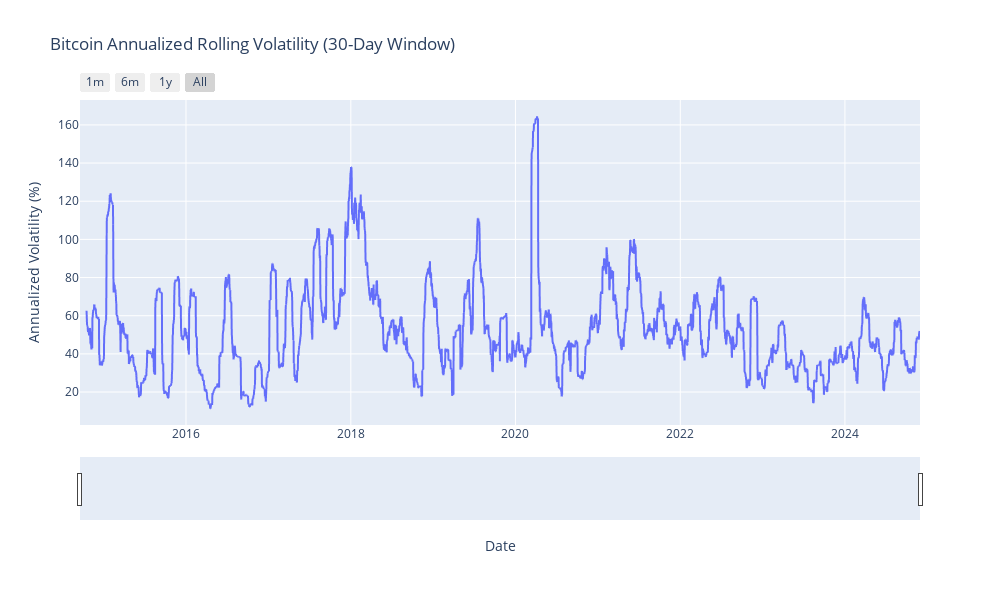

Notebook source saved alongside this figure:
### Code cell
# सुनिश्चित करें कि आपके पास आवश्यक लाइब्रेरीज़ स्थापित हैं:
# pip install plotly pandas numpy

import pandas as pd
import plotly.express as px
import numpy as np

# --- 1. कॉन्फ़िगरेशन और डेटा लोडिंग ---
file_name = "BTC-USD From 2014 To Dec-2024.csv"
WINDOW = 30 # 30-दिन की रोलिंग विंडो
ANNUALIZATION_FACTOR = np.sqrt(252) # वार्षिककरण के लिए कारक (252 ट्रेडिंग दिन)

# त्रुटि समाधान: 'latin-1' एन्कोडिंग का उपयोग करें
try:
    df = pd.read_csv(file_name, encoding='latin-1')
except Exception:
    print("Warning: Could not read file with 'latin-1' encoding. Using default.")
    df = pd.read_csv(file_name) 

df['Date'] = pd.to_datetime(df['Date'])

# --- 2. Log Return की तैयारी और सफाई ---
df['Log Return'] = pd.to_numeric(df['Log Return'], errors='coerce')
df.replace([np.inf, -np.inf], np.nan, inplace=True)
df.dropna(subset=['Log Return'], inplace=True)

# --- 3. रोलिंग अस्थिरता (Rolling Volatility) की गणना ---
# 30-दिन की रोलिंग मानक विचलन (Standard Deviation) की गणना
df['Rolling Volatility (Daily)'] = df['Log Return'].rolling(window=WINDOW).std()

# वार्षिक अस्थिरता (Annualized Volatility) की गणना और प्रतिशत में बदलना
df['Annualized Volatility (%)'] = df['Rolling Volatility (Daily)'] * ANNUALIZATION_FACTOR * 100

# --- 4. प्लॉट बनाना ---
fig = px.line(df,
              x='Date',
              y='Annualized Volatility (%)',
              title=f'Bitcoin Annualized Rolling Volatility ({WINDOW}-Day Window)')

# --- 5. लेआउट और ड्रिल-डाउन सुविधाएँ जोड़ना ---
fig.update_xaxes(
    rangeslider_visible=True,
    rangeselector=dict(
        buttons=list([
            dict(count=1, label="1m", step="month", stepmode="backward"),
            dict(count=6, label="6m", step="month", stepmode="backward"),
            dict(count=1, label="1y", step="year", stepmode="backward"),
            dict(step="all", label="All")
        ])
    )
)

fig.update_layout(
    xaxis_title="Date",
    yaxis_title="Annualized Volatility (%)",
    hovermode="x unified",
    width=1000,
    height=600
)

# प्लॉट प्रदर्शित करना
fig.show()

### Figure 1 — Plotly figure (JSON) as saved in the notebook; plotly's stock layout.template omitted (floating-point values rounded to 4 significant figures; data arrays with more than 128 entries replaced by an {"elided": "..."} marker saying what was removed)
{"data": [{"hovertemplate": "Date=%{x}<br>Annualized Volatility (%)=%{y}<extra></extra>", "legendgroup": "", "line": {"color": "#636efa", "dash": "solid"}, "marker": {"symbol": "circle"}, "mode": "lines", "name": "", "showlegend": false, "type": "scattergl", "x": {"elided": "3726 str values"}, "xaxis": "x", "y": {"elided": "3726 float values"}, "yaxis": "y"}], "layout": {"height": 600, "hovermode": "x unified", "legend": {"tracegroupgap": 0}, "title": {"text": "Bitcoin Annualized Rolling Volatility (30-Day Window)"}, "width": 1000, "xaxis": {"anchor": "y", "domain": [0, 1], "rangeselector": {"buttons": [{"count": 1, "label": "1m", "step": "month", "stepmode": "backward"}, {"count": 6, "label": "6m", "step": "month", "stepmode": "backward"}, {"count": 1, "label": "1y", "step": "year", "stepmode": "backward"}, {"label": "All", "step": "all"}]}, "rangeslider": {"visible": true}, "title": {"text": "Date"}}, "yaxis": {"anchor": "x", "domain": [0, 1], "title": {"text": "Annualized Volatility (%)"}}}}
